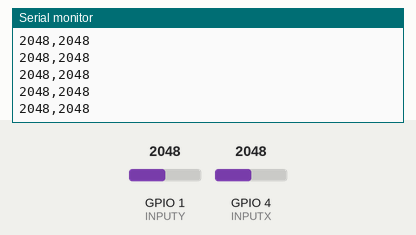
Simulated run of this sketch. Board: ESP32. Shown: the last lines printed to the serial monitor. Inputs (shaded band) come from the test bench; at power-on: GPIO 1 (INPUTY) = 2048, GPIO 4 (INPUTX) = 2048. WiFi joins after 1.5 s; servers stay silent unless stated.

Above: at 2.7 s.
2.8 s: GPIO 1 (INPUTY) set to 2866
At 2.82 s:
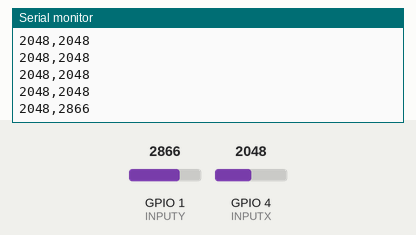
4.3 s: GPIO 4 (INPUTX) set to 2866
At 4.33 s:
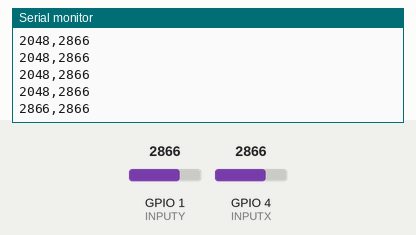
5.8 s: GPIO 1 (INPUTY) set to 3603
At 5.85 s:
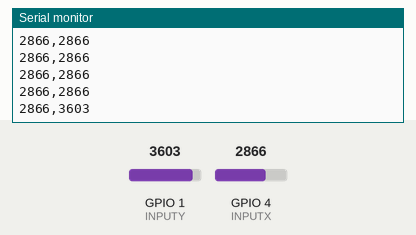
7.3 s: GPIO 4 (INPUTX) set to 3603
At 7.36 s:
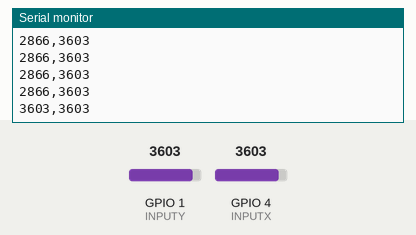
Timing chart, 0 to 9.8 s (numbered marks = the images above; inputs shaded):
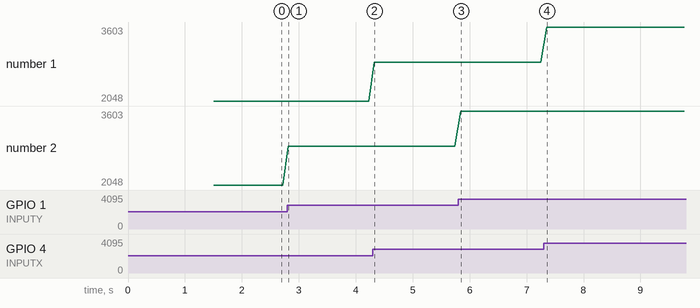

The sketch:

4.2sender.ino
```cpp
/*
Demo of slider for MEAM5100 2025
Jessica Weakly
(C)2024 all rights reserved
*/

/////////// ESPNOW init ///////////
// #include <esp_now.h>
// #include "html510.h"
// #include <esp_wifi.h>  //for setting mac
// #include "body.h"      // html and javascript
// HTML510Server h(80);
// const char* ssid     = "sliderDemo2";
// const char* password = "";

/////////// UDP init ///////////
#include <WiFi.h>
#include <WiFiUdp.h>
// GM
const char* ssid     = "TP-Link_8A8C";
const char* password = "12488674";
// Detkin
// const char* ssid     = "esesyno";
// const char* password = "eniacpenn";

WiFiUDP UDPServer;

//Use same code for both ESP32s, just swap the IP addresses
IPAddress myIPaddress(192, 168, 1, 109); // change to your IP
IPAddress target(192, 168, 1, 109); // change to IP you are sending to

uint8_t udpBuffer[100]; //buffer can hold up to 100 characters

/////////// VAR & PINS init ///////////

#define INPUTX 4 //input pin for pot x
#define INPUTY 1 //input pin for pot y

/////////// FUNCTIONS ///////////

void fncUdpSend(){
  // send what ever you want upto buffer size
  UDPServer.beginPacket(target, 2808);  // send to UDPport 2808
  UDPServer.printf("%s",udpBuffer);
  UDPServer.endPacket();
  //Serial.println(udpBuffer);
}

void setup(){
  Serial.begin(115200);

  WiFi.begin(ssid, password);

  WiFi.config( myIPaddress,        // Device IP address
      IPAddress(192, 168, 1, 1),   // gateway (not important for 5100)
      IPAddress(255, 255, 255, 0)); // net mask

  UDPServer.begin(2808);  // 2808 arbitrary UDP port# need to use same one
  while (WiFi.status() != WL_CONNECTED) {
    delay(500);    Serial.print(".");
  }

  Serial.println("WiFi connected");
  Serial.print("Using static IP ");
  Serial.println(myIPaddress);
  Serial.printf("WiFi connected to %s", ssid);
  Serial.print(" to "); Serial.println(target);

  // init thumstick pins as input
  pinMode(INPUTX, INPUT);
  pinMode(INPUTY, INPUT);
}

void loop() {
  int val_x = analogRead(INPUTX); //take in pot value x
  int val_y = analogRead(INPUTY); //take in pot value y


  Serial.printf ("%d,%d\n", val_x, val_y);
  sprintf((char*)udpBuffer, "%d,%d", val_x, val_y); //set pot value to char and print to udpbuffer

  fncUdpSend();//send buffer
  delay(100);

  // delay(10);
}
```

Measured:
- after the input at 2.8 s, the serial monitor: prints a new line at once (image 1)
- after the input at 4.3 s, the serial monitor: prints a new line at once (image 2)
- after the input at 5.8 s, the serial monitor: prints a new line at once (image 3)
- after the input at 7.3 s, the serial monitor: prints a new line after 0.05 s (image 4)
- plotted number 2: 2048 → 2866 after the input at 2.8 s, 2866 → 3603 after the input at 5.8 s
